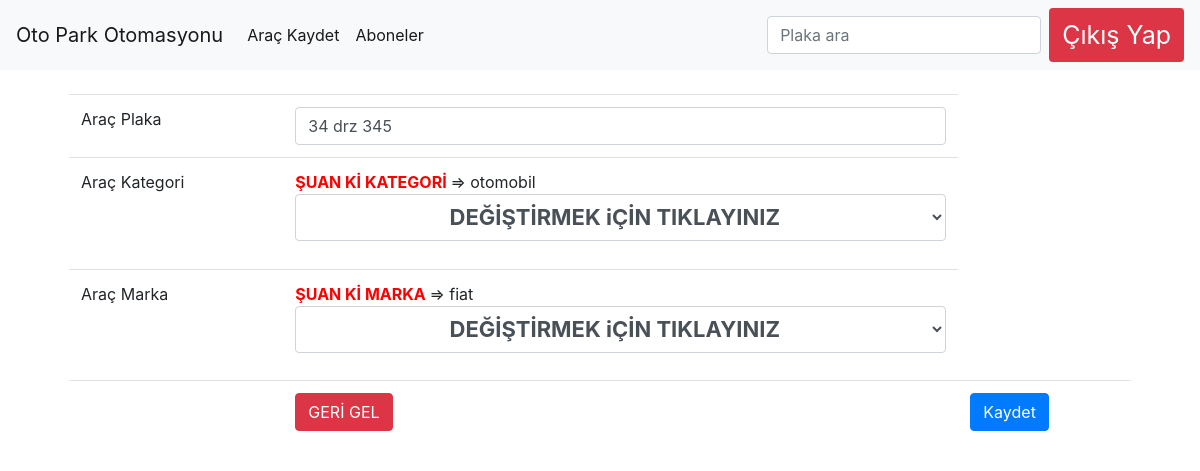
Page /otopark_otomasyon1/admin/aduzenle.php?id=15 (signed in) on the committed database.
### tables this page shows
CREATE TABLE `abonelik` (
  `abone_id` int(11) NOT NULL,
  `abone_ad` text NOT NULL,
  `abone_soyad` text NOT NULL,
  `abone_tel` int(11) NOT NULL,
  `abone_plaka` varchar(11) NOT NULL,
  `abone_marka` varchar(15) NOT NULL,
  `abone_renk` text NOT NULL,
  `abone_tur` text NOT NULL,
  `abone_ucret` int(10) NOT NULL,
  `abone_kat` int(25) NOT NULL,
  `abone_blok` varchar(22) NOT NULL,
  `abone_alan` varchar(150) NOT NULL
);

### otopark_otomasyon1/admin/aduzenle.php (the view, shortened to what this page needs)
<?php
include 'baglan.php';
?>
<!doctype html>
<html lang="en">
  <head>
    <link rel="stylesheet" href="https://stackpath.bootstrapcdn.com/bootstrap/4.3.1/css/bootstrap.min.css">
  </head>
  <body>
  <nav class="navbar navbar-expand-lg navbar-light bg-light">
  <a class="navbar-brand" href="aabonelik.php">Oto Park Otomasyonu</a>
  <div class="collapse navbar-collapse" id="navbarSupportedContent">
    <ul class="navbar-nav mr-auto">
      <li class="nav-item active">
        <a class="nav-link" href="abonelik.php">Araç Kaydet<span class="sr-only">(current)</span></a>
      </li>
      <li class="nav-item active">
      <a class="nav-link" href="aboneler.php">Aboneler<span class="sr-only">(current)</span></a>
      </li>
    </ul>
    <form class="form-inline my-2 my-lg-0">
    <input class="form-control mr-sm-2" type="search" placeholder="Plaka ara" aria-label="Search">
      <button class="btn bg-danger my-2 my-sm-0 " type="submit"><a href="cikis.php" style ="color:white;text-decoration: none;font-size:25px;">Çıkış Yap </a><i class="bi bi-box-arrow-right" style="font-size:26px;color:white;"></i></button>
    </form>
  </div>
</nav>
<?php
$sorgu = $db -> query("SELECT * FROM abonelik WHERE abone_id= ".(int)$_GET['id']);
$sonuc = $sorgu ->fetch(PDO::FETCH_ASSOC);
?>
<div class="container">
    <div class="card-body p-4">
        <form action="" method="post">
            <table class="table">
                <tr>
                    <td>Araç Plaka</td>
                    <td><input type="text" name="abone_plaka" class="form-control"
                            value="<?php echo $sonuc['abone_plaka'];  ?>">
                    </td>
                </tr>
                <tr>
                    <td>Araç Kategori</td>
                    <td><b style="color:red;">ŞUAN Kİ KATEGORİ </b>=> <?php echo $sonuc['abone_tur'];  ?>
                            <div class="mb-3">
                  <select name="adone_tur"  class="form-control text-center mb-3" style="font-weight: bold; font-size:22px;"id="" >
            <option value="">DEĞİŞTİRMEK iÇİN TIKLAYINIZ</option>
                  </select>
               </div>
                    </td>
                </tr>
                <tr>
                    <td>Araç Marka</td>
                    <td><b style="color:red;">ŞUAN Kİ MARKA </b> => <?php echo $sonuc['abone_marka'];  ?>
                            <div class="mb-3">
               <select name="abone_marka"  class="form-control text-center mb-3"id="" style="font-weight: bold; font-size:22px;" >
            <option value="">DEĞİŞTİRMEK iÇİN TIKLAYINIZ</option>
                  </select>
               </div>
                    </td>
                </tr>
                <tr>
                <tr>
                    <td></td>
                    <td><input type="submit" class="btn btn-danger" name="cikis" value="GERİ GEL"></td>
                    <td><input type="submit" class="btn btn-primary" value="Kaydet"></td>
                </tr>
            </table>
        </form>
    </div>
  </body>
</html>

### rows in the picture
abonelik: abone_plaka "34 drz 345", abone_tur "otomobil", abone_marka "fiat"
